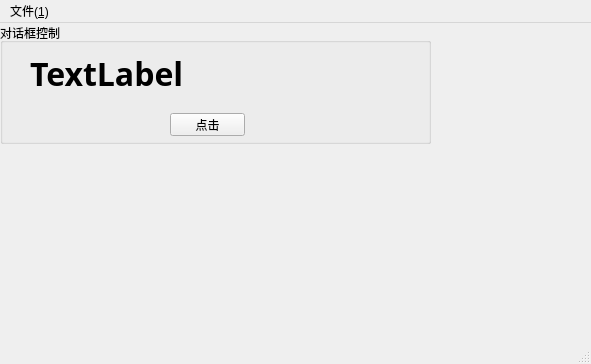
<?xml version="1.0" encoding="UTF-8"?>
<ui version="4.0">
 <class>MainWindow</class>
 <widget class="QMainWindow" name="MainWindow">
  <property name="geometry">
   <rect>
    <x>0</x>
    <y>0</y>
    <width>591</width>
    <height>364</height>
   </rect>
  </property>
  <property name="windowTitle">
   <string>主窗口</string>
  </property>
  <property name="statusTip">
   <string>文本状态栏</string>
  </property>
  <widget class="QWidget" name="centralwidget">
   <widget class="QGroupBox" name="groupBox">
    <property name="geometry">
     <rect>
      <x>0</x>
      <y>0</y>
      <width>431</width>
      <height>121</height>
     </rect>
    </property>
    <property name="title">
     <string>对话框控制</string>
    </property>
    <widget class="QPushButton" name="pushButton">
     <property name="geometry">
      <rect>
       <x>170</x>
       <y>90</y>
       <width>75</width>
       <height>23</height>
      </rect>
     </property>
     <property name="text">
      <string>点击</string>
     </property>
    </widget>
    <widget class="QLabel" name="label">
     <property name="geometry">
      <rect>
       <x>30</x>
       <y>30</y>
       <width>361</width>
       <height>41</height>
      </rect>
     </property>
     <property name="font">
      <font>
       <family>Fira Code</family>
       <pointsize>24</pointsize>
       <weight>75</weight>
       <bold>true</bold>
      </font>
     </property>
     <property name="text">
      <string>TextLabel</string>
     </property>
    </widget>
   </widget>
  </widget>
  <widget class="QMenuBar" name="menubar">
   <property name="geometry">
    <rect>
     <x>0</x>
     <y>0</y>
     <width>591</width>
     <height>23</height>
    </rect>
   </property>
   <widget class="QMenu" name="menu">
    <property name="title">
     <string>文件(&amp;1)</string>
    </property>
    <addaction name="actiontest"/>
   </widget>
   <addaction name="menu"/>
  </widget>
  <widget class="QStatusBar" name="statusbar"/>
  <action name="actiontest">
   <property name="icon">
    <iconset>
     <normaloff>1230971.png</normaloff>1230971.png</iconset>
   </property>
   <property name="text">
    <string>test</string>
   </property>
  </action>
 </widget>
 <resources/>
 <connections/>
</ui>
